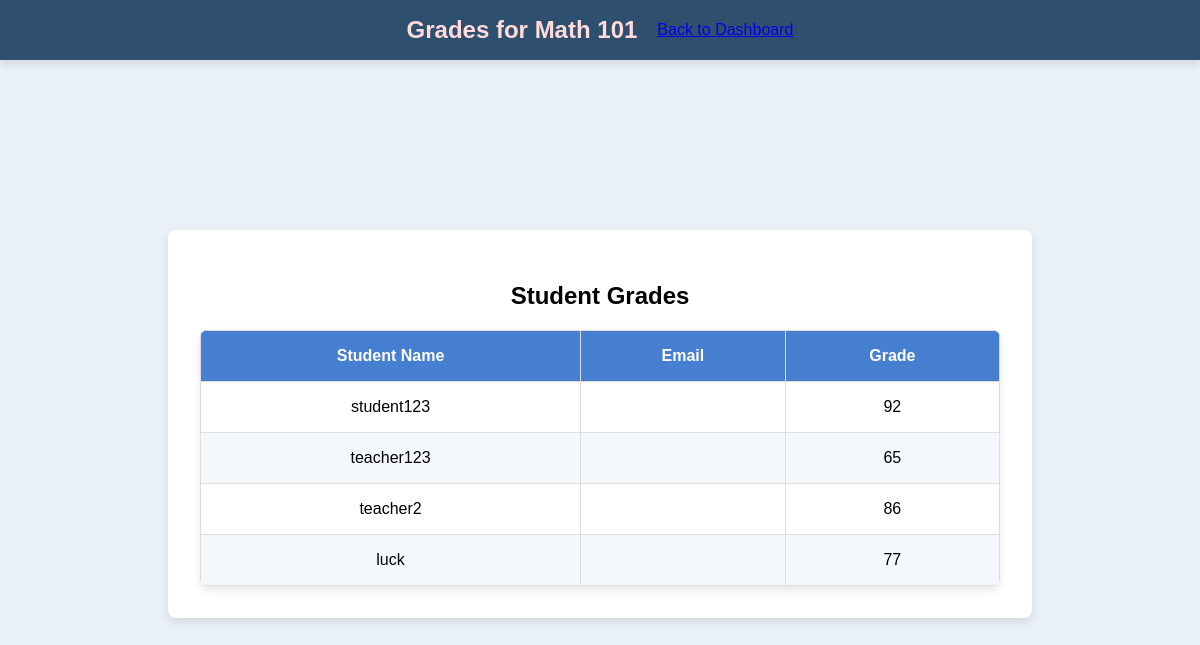
/teacher/course/2/grades (signed in), run on the app's committed database.
### app.py (models this page shows, shortened)
class Course(db.Model):
    id = db.Column(db.Integer, primary_key=True)
    course_code = db.Column(db.String(10), unique=True, nullable=False)
    course_name = db.Column(db.String(100), nullable=False)
    capacity = db.Column(db.Integer, nullable=False)
    teacher_id = db.Column(db.Integer, db.ForeignKey('user.id'), nullable=True)
    teacher = db.relationship('User', backref='teaching_courses', foreign_keys=[teacher_id])
    time = db.Column(db.String(50), nullable=True)
    enrolled_count = db.Column(db.Integer, default=0)

class Enrollment(db.Model):
    id = db.Column(db.Integer, primary_key=True)
    course_id = db.Column(db.Integer, db.ForeignKey('course.id'), nullable=False)
    user_id = db.Column(db.Integer, db.ForeignKey('user.id'), nullable=False)
    grade = db.Column(db.String(5))

class User(UserMixin, db.Model):
    id = db.Column(db.Integer, primary_key=True)
    username = db.Column(db.String(150), unique=True, nullable=False)
    password = db.Column(db.String(150), nullable=False)
    role = db.Column(db.String(50))

### app.py (the view)
@app.route('/teacher/course/<int:course_id>/grades')
@login_required
def view_grades(course_id):
    if current_user.role != 'teacher':
        flash("Access denied: Only teachers can view grades.", "danger")
        return redirect(url_for('login'))
    course = Course.query.filter_by(id=course_id, teacher_id=current_user.id).first()
    if not course:
        flash("You do not have permission to view grades for this course.", "danger")
        return redirect(url_for('teacher_dashboard'))
    enrollments = Enrollment.query.filter_by(course_id=course.id).all()
    students_with_grades = [
        {
            "student": User.query.get(enrollment.user_id),
            "grade": enrollment.grade  # Assuming the `Enrollment` model has a `grade` column
        }
        for enrollment in enrollments
    ]
    return render_template('grades.html', course=course, students_with_grades=students_with_grades)

### app.py (called while the page is built)
@login_manager.user_loader
def load_user(user_id):
    return User.query.get(int(user_id))

### templates/grades.html (shortened to what this page needs)
<!DOCTYPE html>
<html lang="en">
<head>
    <link rel="stylesheet" href="{{ url_for('static', filename='styles.css') }}">
</head>
<body>
    <div class="header">
        <h1>Grades for {{ course.course_name }}</h1>
        <a href="{{ url_for('teacher_dashboard') }}" class="back-button">Back to Dashboard</a>
    </div>
    <div class="container">
        <h2>Student Grades</h2>
        <table>
            <thead>
                <tr>
                    <th>Student Name</th>
                    <th>Email</th>
                    <th>Grade</th>
                </tr>
            </thead>
            <tbody>
                {% for entry in students_with_grades %}
                <tr>
                    <td>{{ entry.student.username }}</td>
                    <td>{{ entry.student.email }}</td>
                    <td>{{ entry.grade if entry.grade is not none else "Not Graded" }}</td>
                </tr>
                {% endfor %}
            </tbody>
        </table>
    </div>
</body>
</html>

### static/styles.css (style rules this page uses)
body { font-family: Arial, sans-serif; background-color: #e9f0f7; margin: 0; display: flex; justify-content: center; align-items: center; min-height: 100vh; }
.container { max-width: 800px; width: 100%; background-color: #ffffff; padding: 2rem; border-radius: 8px; box-shadow: 0px 4px 10px rgba(0, 0, 0, 0.1); text-align: center; margin: 5rem auto 2rem; }
.header { width: 100%; background-color: #2f4f6f; color: #fff; padding: 1rem 0; display: flex; justify-content: center; align-items: center; box-shadow: 0px 4px 8px rgba(0, 0, 0, 0.1); position: fixed; top: 0; left: 0; z-index: 10; margin-bottom: 20px; }
.header h1, .header h2 { margin: 0; color: #ffdbdb; }
.header h1 { font-size: 1.5rem; margin-right: 20px; }
table { width: 100%; border-collapse: collapse; margin-top: 1rem; text-align: center; border-radius: 8px; overflow: hidden; box-shadow: 0px 4px 8px rgba(0, 0, 0, 0.1); }
th, td { border: 1px solid #ddd; padding: 1rem; }
th { background-color: #467fcf; color: #fff; font-weight: bold; }
tr:nth-child(even) { background-color: #f4f8fc; }

### data on the page
Course: course_name "Math 101"
Enrollment: student.username "student123", grade "92"
Enrollment: student.username "teacher123", grade "65"
Enrollment: student.username "teacher2", grade "86"
Enrollment: student.username "luck", grade "77"
